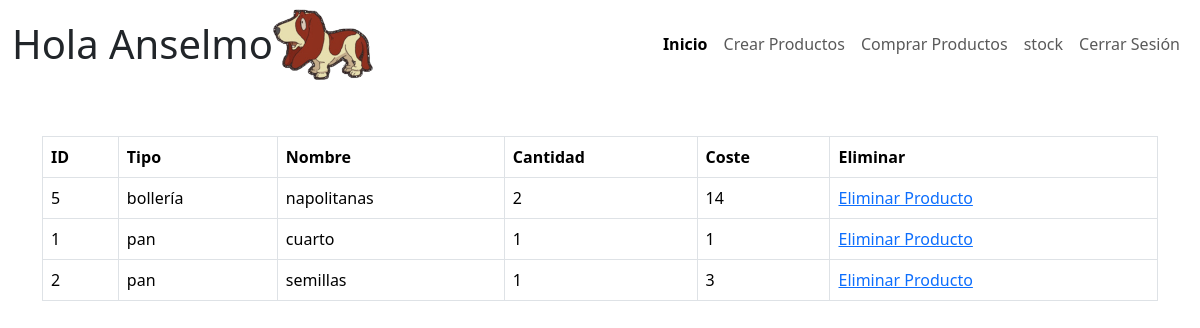
The app's page /stock.php (signed in) with its own data.
### tables this page shows
CREATE TABLE `empleado` (
  `id` int(11) NOT NULL,
  `nombre` varchar(50) NOT NULL,
  `email` varchar(50) NOT NULL,
  `password` varchar(50) NOT NULL,
  `idRol` int(11) NOT NULL,
  `imagen` varchar(200) NOT NULL
);

CREATE TABLE `stock` (
  `id` int(11) NOT NULL,
  `idProd` int(11) NOT NULL,
  `cantidad` int(50) NOT NULL,
  `coste` double NOT NULL
);

CREATE TABLE `productos` (
  `id` int(11) NOT NULL,
  `nombre` varchar(50) NOT NULL,
  `idTipo` int(11) NOT NULL,
  `imagen` varchar(200) NOT NULL
);

CREATE TABLE `tipos` (
  `id` int(11) NOT NULL,
  `nombre` varchar(50) NOT NULL,
  `imagen` varchar(200) NOT NULL
);

### stock.php (the view, shortened to what this page needs)
<?php
require_once('./php/configure/configure.php');
$rol = 2;
$anselmo = false;
if (session_start()) {
    $nombre = $_SESSION["Nombre"];
    if($nombre == "Anselmo"){
        $anselmo = true;
    }
    $rol = $_SESSION["Rol"];
    $sql = "SELECT imagen FROM empleado WHERE nombre ='$nombre'";
    $result = $conn->query($sql);
    if ($result->num_rows > 0) {
        $row = $result->fetch_assoc();
        $Imagen = "<img src='./" . $row["imagen"] . "' alt='Imagen de " . $nombre . "' class='img-fluid' width='100px'>";
    }
}
$sql = "SELECT p.id AS id, s.id AS idStock, p.nombre AS nombre, t.nombre as nombreTipo, SUM(s.cantidad) AS cantidad, SUM(s.coste*s.cantidad) AS costeTotal FROM stock AS s INNER JOIN productos AS p ON s.idProd=p.id INNER JOIN tipos AS t ON p.idTipo = t.id GROUP BY s.id, p.id, t.id";
$result = $conn->query($sql);
$tabla = "";
if($result -> num_rows > 0){
    $tabla = "<table class='table table-bordered'>
    <thead>
        <tr>
            <th>ID</th>
            <th>Tipo</th>
            <th>Nombre</th>
            <th>Cantidad</th>
            <th>Coste</th>";
            if($anselmo == true){
                $tabla .= "<th>Eliminar</th>";
            }
        $tabla .="</tr>
    </thead>
    <tbody>";
    while($row = $result -> fetch_assoc()){
        $tabla .= "<tr>
        <td>".$row["id"]."</td>
        <td>".$row["nombreTipo"]."</td>
        <td>".$row["nombre"]."</td>
        <td>".$row["cantidad"]."</td>
        <td>".round($row["costeTotal"],2)."</td>";
        if($anselmo == true){
            $tabla .="<td><a href='./php/delete/eliminarStock.php?id=".$row["idStock"]."'>Eliminar Producto</a></td>";
        }
        $tabla .="</tr>";
    }
    $tabla .="</tbody></table>";
}
?>
<!DOCTYPE html>
<html lang="es">
<head>
    <link href="https://cdn.jsdelivr.net/npm/bootstrap@5.3.3/dist/css/bootstrap.min.css" rel="stylesheet"
>
</head>
<body>
    <?php if($rol == 1){?>
    <nav class="navbar navbar-expand-md">
        <div class="container-fluid">
            <h1 class="mb-0">
                Hola <?php echo $nombre; ?>
            </h1>
            <?php echo $Imagen; ?>
            <div class="collapse navbar-collapse" id="navbarSupportedContent">
                <ul class="navbar-nav d-flex justify-content-center align-items-center ms-auto">
                    <li class="nav-item">
                        <a class="nav-link active" aria-current="page" href="./index.php"><b>Inicio</b></a>
                    </li>
                    <li class="nav-item">
                        <a class="nav-link" href="./crearProductos.php">Crear Productos</a>
                    </li>
                    <li class="nav-item">
                        <a class="nav-link" href="./comprarProductos.php">Comprar Productos</a>
                    </li>
                    <li class="nav-item">
                        <a class="nav-link" href="./stock.php">stock</a>
                    </li>
                    <li class="nav-item">
                        <a class="nav-link" href="./php/cerrarSesion.php">Cerrar Sesión</a>
                    </li>
                </ul>
            </div>
        </div>
    </nav>
    <?php }?>
    <div class="container mt-5">
        <?php echo $tabla; ?>
    </div>
</body>
</html>

### records on screen
empleado: imagen (picture)
stock: idProd "5", tipos.nombre "bollería", idProd.nombre "napolitanas", cantidad "2", costeTotal "14"
stock: idProd "1", tipos.nombre "pan", idProd.nombre "cuarto", cantidad "1", costeTotal "1"
stock: idProd "2", tipos.nombre "pan", idProd.nombre "semillas", cantidad "1", costeTotal "3"

### other values on screen
$nombre "Anselmo"
